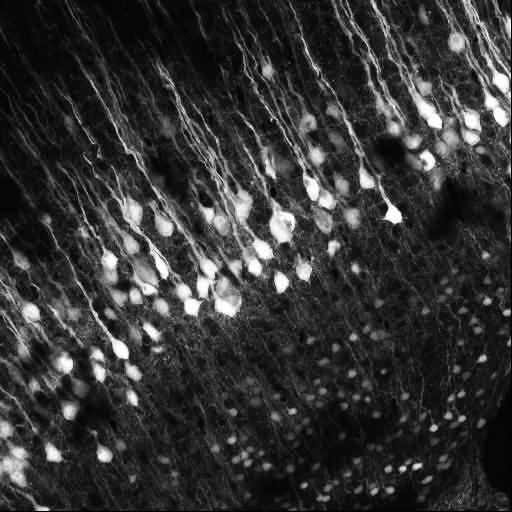
#> input picture data/cells.png, 512 x 512 px
$ jupyter execute --allow-errors fourier.ipynb
#> lines starting #> are read from the running program, lines starting #| are printed output that depends on the picture
# [Lab Session 3](fourier.ipynb)

[cell 1]
import numpy as np
import matplotlib.pyplot as plt

from skimage.transform import resize

**[Task 1 (a).]()** Load the first image, resize it to (256, 256) and display it.

[cell 2]
cell_img = plt.imread('data/cells.png')
#> cell_img is the input picture: shape (512, 512) float32; min 0, max 1, mean 0.206
#> (the rest of this cell did not finish here and is left out)

**[Task 1 (b).]()** Apply the fast Fourier transform and check the data type of the result.

[cell 3]
cell_ft = np.fft.fft2(cell_img)
cell_ft.dtype
print(cell_ft)
#> (printed output is left out)

**[Task 1 (c).]()** Extract the phase and amplitude and display them.

[cell 4]
print(cell_ft.real)
#> (printed output is left out)
print(cell_ft.imag)
#> (printed output is left out)

amplitude = np.abs(cell_ft)
phase = np.angle(cell_ft)
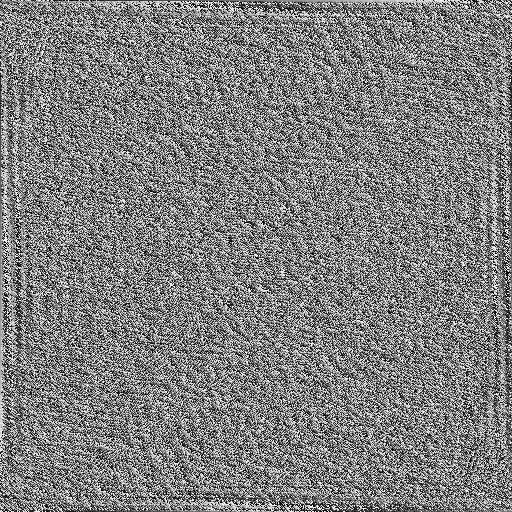
#> phase: shape (512, 512) float64; min -3.14, max 3.14, mean 1.2e-05; drawn with min black and max white
print(amplitude)
#> (printed output is left out)
print(phase)
#> (printed output is left out)

[cell 5]
plt.figure()
plt.subplot(1, 2, 1)
plt.imshow(np.log(amplitude), 'gray')
plt.subplot(1, 2, 2)
plt.imshow(phase, 'gray')
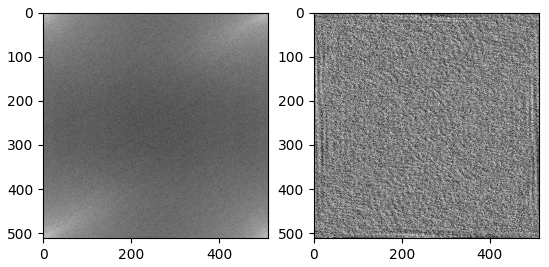
#> figure drawn by matplotlib, 2 panels

**[Task 1 (d).]()** Do a shift so that zero is displayed in the center of the image and show amplitude and phase again.

[cell 6]
shift_cell_ft = np.fft.fftshift(cell_ft)

shift_amplitude = np.abs(cell_ft)
shift_phase = np.angle(cell_ft)

plt.figure()
plt.subplot(1, 2, 1)
plt.imshow(np.log(shift_amplitude), 'gray')
plt.subplot(1, 2, 2)
plt.imshow(shift_phase, 'gray')

**[Task 1 (e).]()** Apply the inverse FFT and display the restored image.

[cell 7]
# [10 lines of commented-out code are left out]
inverse_cell_ft = np.fft.ifft2(cell_ft)

amplitude = np.abs(cell_ft)
phase = np.angle(cell_ft)

plt.figure()
plt.subplot(1, 2, 1)
#> (the rest of this cell did not finish here and is left out)

---

**[Task 2 (a).]()** Load the brain CT image.

[cell 8]
ct_img = plt.imread('/workspaces/mobi-fs5-python/data/brain_ct.png')
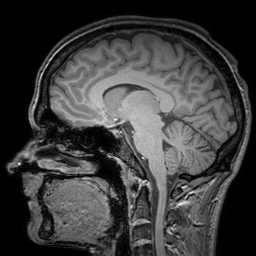
#> input picture data/brain_ct.png, 256 x 256 px, found by its file name
#> ct_img is the input picture: shape (256, 256) float32; min 0, max 1, mean 0.239

**[Task 2 (b).]()** Apply the FFT, do a shift, extract amplitude and phase.

[cell 9]
ct_ft = np.fft.fft2(ct_img)

ct_amplitude = np.abs(ct_ft)
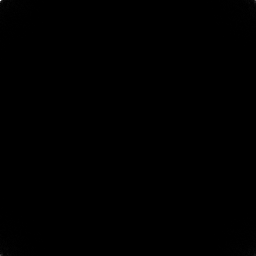
#> ct_amplitude: shape (256, 256) float64; min 0.014, max 15684.6, mean 14.4; drawn with min black and max white
ct_phase = np.angle(ct_ft)
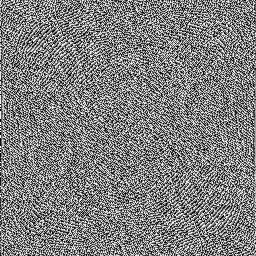
#> ct_phase: shape (256, 256) float64; min -3.14, max 3.14, mean 0.000144; drawn with min black and max white

shift_ct_ft = np.fft.fftshift(ct_ft)

shift_ct_amplitude = np.abs(ct_ft)
shift_ct_phase = np.angle(ct_ft)

[cell 10]
def to_complex_array(amplitude_array, phase_array):
    return amplitude_array * np.exp(1j * phase_array)

**[Task 2 (c).]()** Merge the amplitude of the brain CT and the phase of cell image. Do the IFFT and display the resulting image.

[cell 11]
#gehirn
c_array_ct = to_complex_array(ct_amplitude, ct_phase)
print(c_array_ct)
#> (printed output is left out)

**[Task 2 (d).]()** Repeat this with the amplitude of the cells and the phase of the brain.

#> (a cell that did not finish here is left out)

---

**[Task 3 (a).]()** Create a lowpass filter mask.

[cell 13]
filter_window_size = 50

[cell 14]
array_zeros = np.zeros(np.shape(ct_img))
print(array_zeros)
#> (printed output is left out)
array_zeros.shape

# Example image shape (e.g., 256x256)
image_shape = (256, 256)

# Low-pass filter size (for example, 50x50 centered)
filter_window_size = 50

# Create an array of zeros (the array_zeros)
array_zeros = np.zeros(image_shape)

# Define the center coordinates
center_x, center_y = image_shape[0] // 2, image_shape[1] // 2

# Define the half size of the filter window
#> (the rest of this cell did not finish here and is left out)

**[Task 3 (b).]()** Create a highpass filter maks.

[cell 15]
array_zeros = np.zeros(np.shape(ct_img))
print(array_zeros)
#> (printed output is left out)
array_zeros.shape

# Example image shape (e.g., 256x256)
image_shape = (256, 256)

# Low-pass filter size (for example, 50x50 centered)
filter_window_size = 50

# Create an array of zeros (the array_zeros)
array_zeros = np.zeros(image_shape)

# Define the center coordinates
center_x, center_y = image_shape[0] // 2, image_shape[1] // 2

# Define the half size of the filter window
#> (the rest of this cell did not finish here and is left out)

**[Task 3 (c).]()** Apply the lowpass and highpass filter mask to the amplitude of the brain and display the results.

[cell 16]
shift_ct_amplitude = np.abs(ct_ft)

shift_ct_ft = np.fft.fftshift(ct_ft)

shift_ct_amplitude = np.abs(shift_ct_ft)

low_pass_ct_amplitude = shift_ct_amplitude * array_zeros
#> low_pass_ct_amplitude: shape (256, 256) float64; every value is 0
#> (the rest of this cell did not finish here and is left out)

**[Task 3 (d).]()** Apply the mask to the amplitude, merge the result with the phase and restore the image.

[cell 17]
#low pass
#Bild geshiftet und dann amplitude extrahiert
shift_ct_ft = np.fft.fftshift(ct_ft)
shift_ct_phase = np.angle(shift_ct_ft)
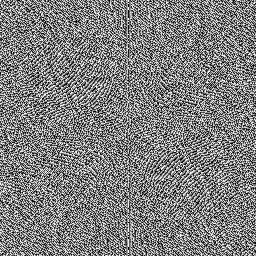
#> shift_ct_phase: shape (256, 256) float64; min -3.14, max 3.14, mean 0.000144; drawn with min black and max white

#array daraus machen
low_pass_rev = to_complex_array(low_pass_ct_amplitude, shift_ct_phase)

#backshift
backshift_low_pass = np.fft.ifftshift(low_pass_rev)
rev_ft_low_pass = np.fft.ifft2(backshift_low_pass)
rev_ft_low_pass_real = rev_ft_low_pass.real
plt.imshow(rev_ft_low_pass_real, 'gray')

#high pass
#> (the rest of this cell did not finish here and is left out)

---

**[Task 4 (a).]()** Implement a function that computes the 2D-DFT.

[cell 18]
dft = np.zeros(np.shape(ct_img), dtype=complex)

**[Task 4 (b).]()** Implement a function that computes the 2D-IDFT.

[cell 19]
def custom_dft(img):
    M, N = img.shape
#> M = 40; N = 40
    dft = np.zeros((M, N), dtype=complex)  # Initialize DFT array

    for u in range(M):
        for v in range(N):
            # Summing over all x and y for the DFT formula
            sum_val = 0
            for x in range(M):
                for y in range(N):
                    exponent = -2j * np.pi * (u * x / M + v * y / N)
                    sum_val += img[x, y] * np.exp(exponent)
            dft[u, v] = sum_val / (M * N)

    return dft

Due to high computational costs, we need to resize the image.

[cell 20]
test_img = np.resize(ct_img, (40, 40))
plt.imshow(test_img, 'gray')

**[Task 4 (c).]()** Apply your DFT implementation to the image and display amplitude and phase.

[cell 21]
dft_brain = custom_dft(test_img)
print(dft_brain)
#> (printed output is left out)

amplitude_dft = np.abs(dft_brain)
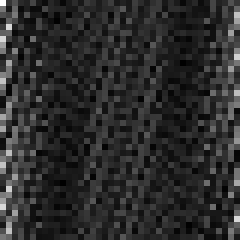
#> amplitude_dft: shape (40, 40) float64 (shown 6 times larger); min 2.91e-13, max 0.000108, mean 1.87e-05; drawn with min black and max white
phase_dft = np.angle(dft_brain)
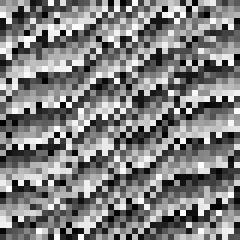
#> phase_dft: shape (40, 40) float64 (shown 6 times larger); min -3.14, max 3.14, mean -0.00785; drawn with min black and max white

plt.figure()
plt.subplot(1, 2, 1)
plt.imshow(np.log(amplitude_dft), 'gray')
plt.subplot(1, 2, 2)
plt.imshow(phase_dft, 'gray')
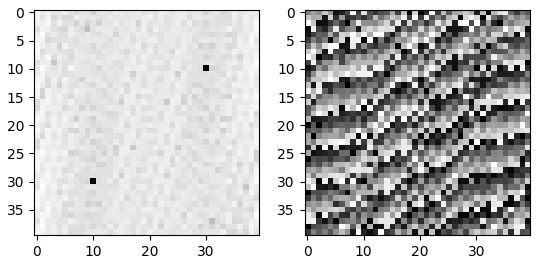
#> figure drawn by matplotlib, 2 panels
